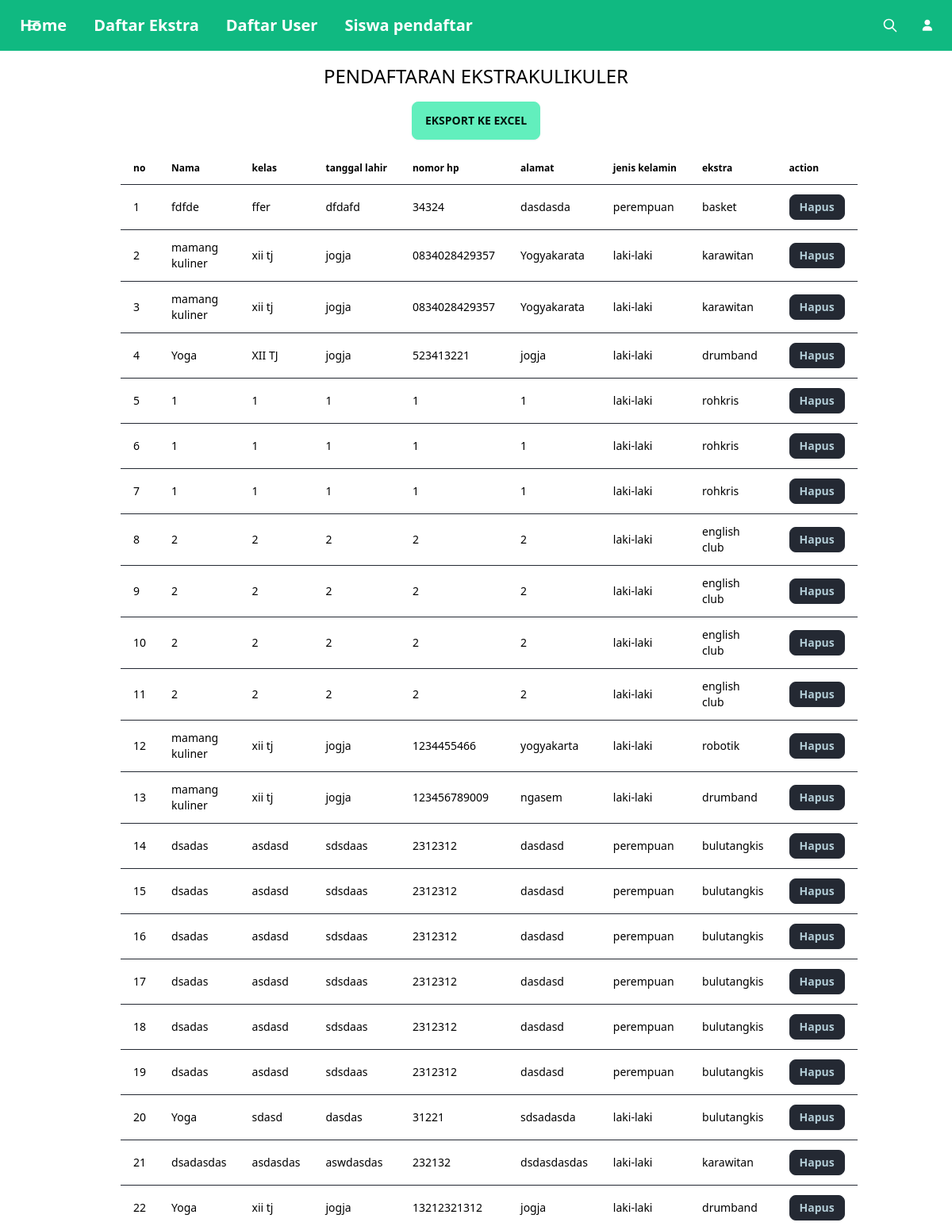
Screenshot of /admin/ekskul.php (signed in) with the database file from the repository.
### tables this page shows
CREATE TABLE `pendaftaran_ekstrakurikuler` (
  `id` int(11) NOT NULL,
  `nama` varchar(100) NOT NULL,
  `kelas` varchar(10) NOT NULL,
  `ttl` varchar(100) NOT NULL,
  `nomor_hp` varchar(15) NOT NULL,
  `alamat` text NOT NULL,
  `jk` enum('laki-laki','perempuan') NOT NULL,
  `ekstra` varchar(50) NOT NULL
);

### admin/ekskul.php (the view, shortened to what this page needs)
<?php
include '../connect.php';
?>
<?php include '../head.php'; ?>
<?php include 'navbar2.php'; ?>
<h1 class="text-center my-4 text-2xl text-black ">PENDAFTARAN EKSTRAKULIKULER</h1>
<div class="flex justify-center">
<button class="btn mb-4 btn-success ">
    <a href="ekskul/eksport-excel.php">
        EKSPORT KE EXCEL
    </a>
</button>
</div>
<div class="overflow-x-auto">
    <div class="mx-auto w-full max-w-4xl">
        <table class="table w-full">
            <thead>
                <tr class=" text-black">
                    <th>no</th>
                    <th>Nama</th>
                    <th>kelas</th>
                    <th>tanggal lahir </th>
                    <th>nomor hp</th>
                    <th>alamat</th>
                    <th>jenis kelamin</th>
                    <th>ekstra</th>
                    <th>action</th>
                </tr>
            </thead>
            <tbody>
                <?php
                $sql = "SELECT * FROM pendaftaran_ekstrakurikuler";
                $result = $conn->query($sql);
                $counter = 1;
                while ($eksul = $result->fetch_assoc()) : ?>
                    <tr class=" text-black">
                        <td><?php echo $counter++; ?></td>
                        <td> <?php echo $eksul['nama'] ?> </td>
                        <td> <?php echo $eksul['kelas'] ?> </td>
                        <td> <?php echo $eksul['ttl'] ?> </td>
                        <td> <?php echo $eksul['nomor_hp'] ?> </td>
                        <td> <?php echo $eksul['alamat'] ?> </td>
                        <td> <?php echo $eksul['jk'] ?> </td>
                        <td> <?php echo $eksul['ekstra'] ?> </td>
                        <td><a href="ekskul/delete.php?id=<?php echo $eksul['id']; ?>" class="btn btn-danger btn-sm" onclick="return confirm('Apakah Anda yakin ingin menghapus?')">Hapus</a></td>
                    </tr>
                <?php endwhile; ?>
            </tbody>
        </table>
    </div>
</div>

### rows the page displays
pendaftaran_ekstrakurikuler: nama "fdfde", kelas "ffer", ttl "dfdafd", nomor_hp "34324", alamat "dasdasda", jk "perempuan", ekstra "basket"
pendaftaran_ekstrakurikuler: nama "mamang kuliner", kelas "xii tj", ttl "jogja", nomor_hp "0834028429357", alamat "Yogyakarata", jk "laki-laki", ekstra "karawitan"
pendaftaran_ekstrakurikuler: nama "mamang kuliner", kelas "xii tj", ttl "jogja", nomor_hp "0834028429357", alamat "Yogyakarata", jk "laki-laki", ekstra "karawitan"
pendaftaran_ekstrakurikuler: nama "Yoga", kelas "XII TJ", ttl "jogja", nomor_hp "523413221", alamat "jogja", jk "laki-laki", ekstra "drumband"
pendaftaran_ekstrakurikuler: nama "1", kelas "1", ttl "1", nomor_hp "1", alamat "1", jk "laki-laki", ekstra "rohkris"
pendaftaran_ekstrakurikuler: nama "1", kelas "1", ttl "1", nomor_hp "1", alamat "1", jk "laki-laki", ekstra "rohkris"
pendaftaran_ekstrakurikuler: nama "1", kelas "1", ttl "1", nomor_hp "1", alamat "1", jk "laki-laki", ekstra "rohkris"
pendaftaran_ekstrakurikuler: nama "2", kelas "2", ttl "2", nomor_hp "2", alamat "2", jk "laki-laki", ekstra "english club"
pendaftaran_ekstrakurikuler: nama "2", kelas "2", ttl "2", nomor_hp "2", alamat "2", jk "laki-laki", ekstra "english club"
pendaftaran_ekstrakurikuler: nama "2", kelas "2", ttl "2", nomor_hp "2", alamat "2", jk "laki-laki", ekstra "english club"
pendaftaran_ekstrakurikuler: nama "2", kelas "2", ttl "2", nomor_hp "2", alamat "2", jk "laki-laki", ekstra "english club"
pendaftaran_ekstrakurikuler: nama "mamang kuliner", kelas "xii tj", ttl "jogja", nomor_hp "1234455466", alamat "yogyakarta", jk "laki-laki", ekstra "robotik"
pendaftaran_ekstrakurikuler: nama "mamang kuliner", kelas "xii tj", ttl "jogja", nomor_hp "123456789009", alamat "ngasem", jk "laki-laki", ekstra "drumband"
pendaftaran_ekstrakurikuler: nama "dsadas", kelas "asdasd", ttl "sdsdaas", nomor_hp "2312312", alamat "dasdasd", jk "perempuan", ekstra "bulutangkis"
pendaftaran_ekstrakurikuler: nama "dsadas", kelas "asdasd", ttl "sdsdaas", nomor_hp "2312312", alamat "dasdasd", jk "perempuan", ekstra "bulutangkis"
pendaftaran_ekstrakurikuler: nama "dsadas", kelas "asdasd", ttl "sdsdaas", nomor_hp "2312312", alamat "dasdasd", jk "perempuan", ekstra "bulutangkis"
pendaftaran_ekstrakurikuler: nama "dsadas", kelas "asdasd", ttl "sdsdaas", nomor_hp "2312312", alamat "dasdasd", jk "perempuan", ekstra "bulutangkis"
pendaftaran_ekstrakurikuler: nama "dsadas", kelas "asdasd", ttl "sdsdaas", nomor_hp "2312312", alamat "dasdasd", jk "perempuan", ekstra "bulutangkis"
pendaftaran_ekstrakurikuler: nama "dsadas", kelas "asdasd", ttl "sdsdaas", nomor_hp "2312312", alamat "dasdasd", jk "perempuan", ekstra "bulutangkis"
pendaftaran_ekstrakurikuler: nama "Yoga", kelas "sdasd", ttl "dasdas", nomor_hp "31221", alamat "sdsadasda", jk "laki-laki", ekstra "bulutangkis"
pendaftaran_ekstrakurikuler: nama "dsadasdas", kelas "asdasdas", ttl "aswdasdas", nomor_hp "232132", alamat "dsdasdasdas", jk "laki-laki", ekstra "karawitan"
pendaftaran_ekstrakurikuler: nama "Yoga", kelas "xii tj", ttl "jogja", nomor_hp "13212321312", alamat "jogja", jk "laki-laki", ekstra "drumband"
